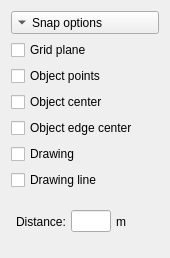
<?xml version="1.0" encoding="UTF-8"?>
<ui version="4.0">
 <class>SVSnapOptionsDialog</class>
 <widget class="QDialog" name="SVSnapOptionsDialog">
  <property name="geometry">
   <rect>
    <x>0</x>
    <y>0</y>
    <width>170</width>
    <height>258</height>
   </rect>
  </property>
  <property name="windowTitle">
   <string>Dialog</string>
  </property>
  <layout class="QVBoxLayout" name="verticalLayout">
   <item>
    <widget class="QToolButton" name="toolButton">
     <property name="sizePolicy">
      <sizepolicy hsizetype="Minimum" vsizetype="Fixed">
       <horstretch>0</horstretch>
       <verstretch>0</verstretch>
      </sizepolicy>
     </property>
     <property name="maximumSize">
      <size>
       <width>16777215</width>
       <height>16777215</height>
      </size>
     </property>
     <property name="font">
      <font>
       <kerning>true</kerning>
      </font>
     </property>
     <property name="layoutDirection">
      <enum>Qt::LeftToRight</enum>
     </property>
     <property name="text">
      <string>Snap options</string>
     </property>
     <property name="popupMode">
      <enum>QToolButton::DelayedPopup</enum>
     </property>
     <property name="toolButtonStyle">
      <enum>Qt::ToolButtonTextBesideIcon</enum>
     </property>
     <property name="autoRaise">
      <bool>false</bool>
     </property>
     <property name="arrowType">
      <enum>Qt::DownArrow</enum>
     </property>
    </widget>
   </item>
   <item>
    <widget class="QCheckBox" name="checkBoxGridPlane">
     <property name="text">
      <string>Grid plane</string>
     </property>
    </widget>
   </item>
   <item>
    <widget class="QCheckBox" name="checkBoxObjectVertex">
     <property name="text">
      <string>Object points</string>
     </property>
    </widget>
   </item>
   <item>
    <widget class="QCheckBox" name="checkBoxObjectCenter">
     <property name="text">
      <string>Object center</string>
     </property>
    </widget>
   </item>
   <item>
    <widget class="QCheckBox" name="checkBoxObjectEdge">
     <property name="text">
      <string>Object edge center</string>
     </property>
    </widget>
   </item>
   <item>
    <widget class="QCheckBox" name="checkBoxDrawing">
     <property name="text">
      <string>Drawing</string>
     </property>
    </widget>
   </item>
   <item>
    <widget class="QCheckBox" name="checkBoxDrawingLine">
     <property name="text">
      <string>Drawing line</string>
     </property>
    </widget>
   </item>
   <item>
    <widget class="QWidget" name="widgetSnapDistance" native="true">
     <layout class="QHBoxLayout" name="horizontalLayout">
      <property name="spacing">
       <number>5</number>
      </property>
      <property name="leftMargin">
       <number>5</number>
      </property>
      <property name="topMargin">
       <number>5</number>
      </property>
      <property name="rightMargin">
       <number>5</number>
      </property>
      <property name="bottomMargin">
       <number>5</number>
      </property>
      <item>
       <widget class="QLabel" name="label">
        <property name="sizePolicy">
         <sizepolicy hsizetype="Minimum" vsizetype="Preferred">
          <horstretch>0</horstretch>
          <verstretch>0</verstretch>
         </sizepolicy>
        </property>
        <property name="text">
         <string>Distance:</string>
        </property>
       </widget>
      </item>
      <item>
       <widget class="QtExt::ValidatingLineEdit" name="lineEditSnapDistance">
        <property name="sizePolicy">
         <sizepolicy hsizetype="Fixed" vsizetype="Fixed">
          <horstretch>0</horstretch>
          <verstretch>0</verstretch>
         </sizepolicy>
        </property>
        <property name="minimumSize">
         <size>
          <width>0</width>
          <height>0</height>
         </size>
        </property>
        <property name="maximumSize">
         <size>
          <width>40</width>
          <height>16777215</height>
         </size>
        </property>
       </widget>
      </item>
      <item>
       <widget class="QLabel" name="label_2">
        <property name="sizePolicy">
         <sizepolicy hsizetype="Minimum" vsizetype="Preferred">
          <horstretch>0</horstretch>
          <verstretch>0</verstretch>
         </sizepolicy>
        </property>
        <property name="text">
         <string>m</string>
        </property>
       </widget>
      </item>
     </layout>
    </widget>
   </item>
  </layout>
 </widget>
 <customwidgets>
  <customwidget>
   <class>QtExt::ValidatingLineEdit</class>
   <extends>QLineEdit</extends>
   <header>QtExt_ValidatingLineEdit.h</header>
  </customwidget>
 </customwidgets>
 <resources/>
 <connections/>
</ui>
